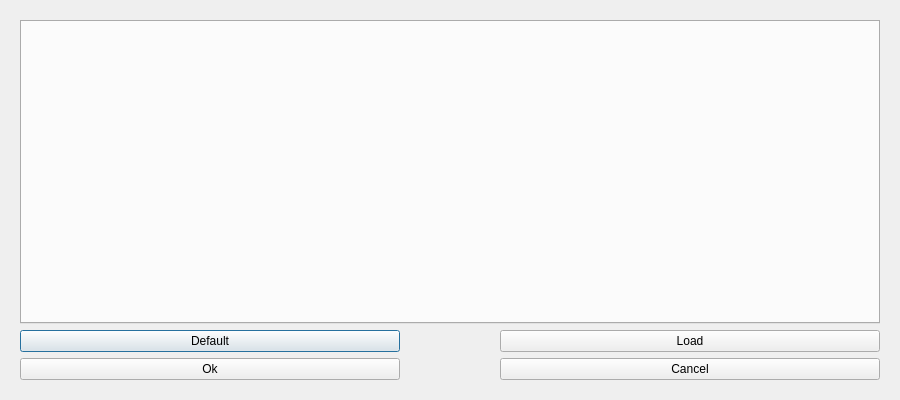
<?xml version="1.0" encoding="UTF-8"?>
<ui version="4.0">
    <class>CustomizeToolbar</class>
    <widget class="QDialog" name="CustomizeToolbar">
        <property name="geometry">
            <rect>
                <x>0</x>
                <y>0</y>
                <width>900</width>
                <height>400</height>
            </rect>
        </property>
        <property name="windowTitle">
            <string>CustomizeToolbar</string>
        </property>
        <layout class="QHBoxLayout" name="horizontalLayout">
            <item>
                <layout class="QVBoxLayout" name="verticalLayout1">
                    <item>
                        <layout class="QHBoxLayout" name="horizontalLayout1">
                        </layout>
                    </item>
                </layout>
            </item>
            <item>
                <widget class="QWidget" name="rightside" native="true">
                    <layout class="QVBoxLayout" name="verticalLayout2">
                        <item>
                            <widget class="QTabWidget" name="tabWidget">
                                <property name="currentIndex">
                                    <number>-1</number>
                                </property>
                            </widget>
                        </item>
                        <item>
                            <layout class="QHBoxLayout" name="horizontalLayout2">
                                <property name="spacing">
                                    <number>100</number>
                                </property>
                                <item>
                                    <widget class="QPushButton" name="defaultButton">
                                        <property name="text">
                                            <string>Default</string>
                                        </property>
                                    </widget>
                                </item>
                                <item>
                                    <widget class="QPushButton" name="loadFileButton">
                                        <property name="text">
                                            <string>Load</string>
                                        </property>
                                    </widget>
                                </item>
                            </layout>
                        </item>
                        <item>
                            <layout class="QHBoxLayout" name="horizontalLayout3">
                                <property name="spacing">
                                    <number>100</number>
                                </property>
                                <item>
                                    <widget class="QPushButton" name="okButton">
                                        <property name="text">
                                            <string>Ok</string>
                                        </property>
                                    </widget>
                                </item>
                                <item>
                                    <widget class="QPushButton" name="cancelButton">
                                        <property name="text">
                                            <string>Cancel</string>
                                        </property>
                                    </widget>
                                </item>
                            </layout>
                        </item>
                    </layout>
                </widget>
            </item>
        </layout>
    </widget>
    <resources/>
    <connections/>
</ui>
